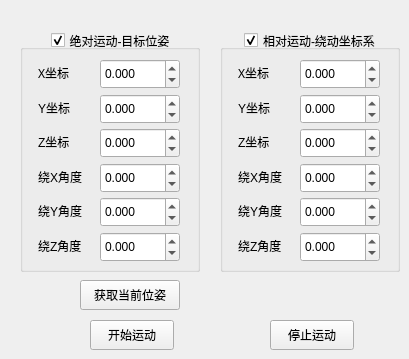
    <widget class="QWidget" name="tab_multiAxis">
     <attribute name="title">
      <string>多轴运动-联动</string>
     </attribute>
     <widget class="QGroupBox" name="groupBox_14">
      <property name="geometry">
       <rect>
        <x>20</x>
        <y>30</y>
        <width>180</width>
        <height>242</height>
       </rect>
      </property>
      <property name="minimumSize">
       <size>
        <width>180</width>
        <height>0</height>
       </size>
      </property>
      <property name="maximumSize">
       <size>
        <width>180</width>
        <height>16777215</height>
       </size>
      </property>
      <property name="title">
       <string>绝对运动-目标位姿</string>
      </property>
      <property name="alignment">
       <set>Qt::AlignCenter</set>
      </property>
      <property name="checkable">
       <bool>true</bool>
      </property>
      <layout class="QGridLayout" name="gridLayout_10">
       <item row="0" column="0">
        <widget class="QLabel" name="label_16">
         <property name="minimumSize">
          <size>
           <width>50</width>
           <height>20</height>
          </size>
         </property>
         <property name="maximumSize">
          <size>
           <width>50</width>
           <height>20</height>
          </size>
         </property>
         <property name="font">
          <font>
           <family>Adobe Devanagari</family>
           <pointsize>9</pointsize>
          </font>
         </property>
         <property name="text">
          <string>X坐标</string>
         </property>
        </widget>
       </item>
       <item row="0" column="1">
        <widget class="QDoubleSpinBox" name="xAbsTarPos1">
         <property name="minimumSize">
          <size>
           <width>80</width>
           <height>30</height>
          </size>
         </property>
         <property name="maximumSize">
          <size>
           <width>80</width>
           <height>30</height>
          </size>
         </property>
         <property name="decimals">
          <number>3</number>
         </property>
         <property name="minimum">
          <double>-1000.000000000000000</double>
         </property>
         <property name="maximum">
          <double>1000.000000000000000</double>
         </property>
        </widget>
       </item>
       <item row="1" column="0">
        <widget class="QLabel" name="label_20">
         <property name="minimumSize">
          <size>
           <width>50</width>
           <height>20</height>
          </size>
         </property>
         <property name="maximumSize">
          <size>
           <width>50</width>
           <height>20</height>
          </size>
         </property>
         <property name="text">
          <string>Y坐标</string>
         </property>
        </widget>
       </item>
       <item row="1" column="1">
        <widget class="QDoubleSpinBox" name="yAbsTarPos2">
         <property name="minimumSize">
          <size>
           <width>80</width>
           <height>30</height>
          </size>
         </property>
         <property name="maximumSize">
          <size>
           <width>80</width>
           <height>30</height>
          </size>
         </property>
         <property name="decimals">
          <number>3</number>
         </property>
         <property name="minimum">
          <double>-1000.000000000000000</double>
         </property>
         <property name="maximum">
          <double>1000.000000000000000</double>
         </property>
        </widget>
       </item>
       <item row="2" column="0">
        <widget class="QLabel" name="label_19">
         <property name="minimumSize">
          <size>
           <width>50</width>
           <height>20</height>
          </size>
         </property>
         <property name="maximumSize">
          <size>
           <width>50</width>
           <height>20</height>
          </size>
         </property>
         <property name="text">
          <string>Z坐标</string>
         </property>
        </widget>
       </item>
       <item row="2" column="1">
        <widget class="QDoubleSpinBox" name="zAbsTarPos3">
         <property name="minimumSize">
          <size>
           <width>80</width>
           <height>30</height>
          </size>
         </property>
         <property name="maximumSize">
          <size>
           <width>80</width>
           <height>30</height>
          </size>
         </property>
         <property name="decimals">
          <number>3</number>
         </property>
         <property name="minimum">
          <double>-1000.000000000000000</double>
         </property>
         <property name="maximum">
          <double>1000.000000000000000</double>
         </property>
        </widget>
       </item>
       <item row="3" column="0">
        <widget class="QLabel" name="label_17">
         <property name="minimumSize">
          <size>
           <width>50</width>
           <height>20</height>
          </size>
         </property>
         <property name="maximumSize">
          <size>
           <width>50</width>
           <height>20</height>
          </size>
         </property>
         <property name="text">
          <string>绕X角度</string>
         </property>
        </widget>
       </item>
       <item row="3" column="1">
        <widget class="QDoubleSpinBox" name="aAbsTarPos4">
         <property name="minimumSize">
          <size>
           <width>80</width>
           <height>30</height>
          </size>
         </property>
         <property name="maximumSize">
          <size>
           <width>80</width>
           <height>30</height>
          </size>
         </property>
         <property name="decimals">
          <number>3</number>
         </property>
         <property name="minimum">
          <double>-1000.000000000000000</double>
         </property>
         <property name="maximum">
          <double>1000.000000000000000</double>
         </property>
        </widget>
       </item>
       <item row="4" column="0">
        <widget class="QLabel" name="label_21">
         <property name="minimumSize">
          <size>
           <width>50</width>
           <height>20</height>
          </size>
         </property>
         <property name="maximumSize">
          <size>
           <width>50</width>
           <height>20</height>
          </size>
         </property>
         <property name="text">
          <string>绕Y角度</string>
         </property>
        </widget>
       </item>
       <item row="4" column="1">
        <widget class="QDoubleSpinBox" name="bAbsTarPos5">
         <property name="minimumSize">
          <size>
           <width>80</width>
           <height>30</height>
          </size>
         </property>
         <property name="maximumSize">
          <size>
           <width>80</width>
           <height>30</height>
          </size>
         </property>
         <property name="decimals">
          <number>3</number>
         </property>
         <property name="minimum">
          <double>-1000.000000000000000</double>
         </property>
         <property name="maximum">
          <double>1000.000000000000000</double>
         </property>
        </widget>
       </item>
       <item row="5" column="0">
        <widget class="QLabel" name="label_18">
         <property name="minimumSize">
          <size>
           <width>50</width>
           <height>20</height>
          </size>
         </property>
         <property name="maximumSize">
          <size>
           <width>50</width>
           <height>20</height>
          </size>
         </property>
         <property name="text">
          <string>绕Z角度</string>
         </property>
        </widget>
       </item>
       <item row="5" column="1">
        <widget class="QDoubleSpinBox" name="cAbsTarPos6">
         <property name="minimumSize">
          <size>
           <width>80</width>
           <height>30</height>
          </size>
         </property>
         <property name="maximumSize">
          <size>
           <width>80</width>
           <height>30</height>
          </size>
         </property>
         <property name="decimals">
          <number>3</number>
         </property>
         <property name="minimum">
          <double>-1000.000000000000000</double>
         </property>
         <property name="maximum">
          <double>1000.000000000000000</double>
         </property>
        </widget>
       </item>
      </layout>
     </widget>
     <widget class="QGroupBox" name="groupBox_15">
      <property name="geometry">
       <rect>
        <x>220</x>
        <y>30</y>
        <width>180</width>
        <height>242</height>
       </rect>
      </property>
      <property name="minimumSize">
       <size>
        <width>180</width>
        <height>0</height>
       </size>
      </property>
      <property name="maximumSize">
       <size>
        <width>180</width>
        <height>16777215</height>
       </size>
      </property>
      <property name="title">
       <string>相对运动-绕动坐标系</string>
      </property>
      <property name="alignment">
       <set>Qt::AlignCenter</set>
      </property>
      <property name="checkable">
       <bool>true</bool>
      </property>
      <layout class="QGridLayout" name="gridLayout_11">
       <item row="0" column="0">
        <widget class="QLabel" name="label_22">
         <property name="minimumSize">
          <size>
           <width>50</width>
           <height>20</height>
          </size>
         </property>
         <property name="maximumSize">
          <size>
           <width>50</width>
           <height>20</height>
          </size>
         </property>
         <property name="font">
          <font>
           <family>Adobe Devanagari</family>
           <pointsize>9</pointsize>
          </font>
         </property>
         <property name="text">
          <string>X坐标</string>
         </property>
        </widget>
       </item>
       <item row="0" column="1">
        <widget class="QDoubleSpinBox" name="xRelTarPos">
         <property name="minimumSize">
          <size>
           <width>80</width>
           <height>30</height>
          </size>
         </property>
         <property name="maximumSize">
          <size>
           <width>80</width>
           <height>30</height>
          </size>
         </property>
         <property name="decimals">
          <number>3</number>
         </property>
         <property name="minimum">
          <double>-1000.000000000000000</double>
         </property>
         <property name="maximum">
          <double>1000.000000000000000</double>
         </property>
        </widget>
       </item>
       <item row="1" column="0">
        <widget class="QLabel" name="label_24">
         <property name="minimumSize">
          <size>
           <width>50</width>
           <height>20</height>
          </size>
         </property>
         <property name="maximumSize">
          <size>
           <width>50</width>
           <height>20</height>
          </size>
         </property>
         <property name="text">
          <string>Y坐标</string>
         </property>
        </widget>
       </item>
       <item row="1" column="1">
        <widget class="QDoubleSpinBox" name="yRelTarPos">
         <property name="minimumSize">
          <size>
           <width>80</width>
           <height>30</height>
          </size>
         </property>
         <property name="maximumSize">
          <size>
           <width>80</width>
           <height>30</height>
          </size>
         </property>
         <property name="decimals">
          <number>3</number>
         </property>
         <property name="minimum">
          <double>-1000.000000000000000</double>
         </property>
         <property name="maximum">
          <double>1000.000000000000000</double>
         </property>
        </widget>
       </item>
       <item row="2" column="0">
        <widget class="QLabel" name="label_34">
         <property name="minimumSize">
          <size>
           <width>50</width>
           <height>20</height>
          </size>
         </property>
         <property name="maximumSize">
          <size>
           <width>50</width>
           <height>20</height>
          </size>
         </property>
         <property name="text">
          <string>Z坐标</string>
         </property>
        </widget>
       </item>
       <item row="2" column="1">
        <widget class="QDoubleSpinBox" name="zRelTarPos">
         <property name="minimumSize">
          <size>
           <width>80</width>
           <height>30</height>
          </size>
         </property>
         <property name="maximumSize">
          <size>
           <width>80</width>
           <height>30</height>
          </size>
         </property>
         <property name="decimals">
          <number>3</number>
         </property>
         <property name="minimum">
          <double>-1000.000000000000000</double>
         </property>
         <property name="maximum">
          <double>1000.000000000000000</double>
         </property>
        </widget>
       </item>
       <item row="3" column="0">
        <widget class="QLabel" name="label_23">
         <property name="minimumSize">
          <size>
           <width>50</width>
           <height>20</height>
          </size>
         </property>
         <property name="maximumSize">
          <size>
           <width>50</width>
           <height>20</height>
          </size>
         </property>
         <property name="text">
          <string>绕X角度</string>
         </property>
        </widget>
       </item>
       <item row="3" column="1">
        <widget class="QDoubleSpinBox" name="aRelTarPos">
         <property name="minimumSize">
          <size>
           <width>80</width>
           <height>30</height>
          </size>
         </property>
         <property name="maximumSize">
          <size>
           <width>80</width>
           <height>30</height>
          </size>
         </property>
         <property name="decimals">
          <number>3</number>
         </property>
         <property name="minimum">
          <double>-1000.000000000000000</double>
         </property>
         <property name="maximum">
          <double>1000.000000000000000</double>
         </property>
        </widget>
       </item>
       <item row="4" column="0">
        <widget class="QLabel" name="label_32">
         <property name="minimumSize">
          <size>
           <width>50</width>
           <height>20</height>
          </size>
         </property>
         <property name="maximumSize">
          <size>
           <width>50</width>
           <height>20</height>
          </size>
         </property>
         <property name="text">
          <string>绕Y角度</string>
         </property>
        </widget>
       </item>
       <item row="4" column="1">
        <widget class="QDoubleSpinBox" name="bRelTarPos">
         <property name="minimumSize">
          <size>
           <width>80</width>
           <height>30</height>
          </size>
         </property>
         <property name="maximumSize">
          <size>
           <width>80</width>
           <height>30</height>
          </size>
         </property>
         <property name="decimals">
          <number>3</number>
         </property>
         <property name="minimum">
          <double>-1000.000000000000000</double>
         </property>
         <property name="maximum">
          <double>1000.000000000000000</double>
         </property>
        </widget>
       </item>
       <item row="5" column="0">
        <widget class="QLabel" name="label_33">
         <property name="minimumSize">
          <size>
           <width>50</width>
           <height>20</height>
          </size>
         </property>
         <property name="maximumSize">
          <size>
           <width>50</width>
           <height>20</height>
          </size>
         </property>
         <property name="text">
          <string>绕Z角度</string>
         </property>
        </widget>
       </item>
       <item row="5" column="1">
        <widget class="QDoubleSpinBox" name="cRelTarPos">
         <property name="minimumSize">
          <size>
           <width>80</width>
           <height>30</height>
          </size>
         </property>
         <property name="maximumSize">
          <size>
           <width>80</width>
           <height>30</height>
          </size>
         </property>
         <property name="decimals">
          <number>3</number>
         </property>
         <property name="minimum">
          <double>-1000.000000000000000</double>
         </property>
         <property name="maximum">
          <double>1000.000000000000000</double>
         </property>
        </widget>
       </item>
      </layout>
     </widget>
     <widget class="QPushButton" name="startMoveBtn">
      <property name="geometry">
       <rect>
        <x>90</x>
        <y>320</y>
        <width>84</width>
        <height>30</height>
       </rect>
      </property>
      <property name="minimumSize">
       <size>
        <width>0</width>
        <height>30</height>
       </size>
      </property>
      <property name="maximumSize">
       <size>
        <width>16777215</width>
        <height>30</height>
       </size>
      </property>
      <property name="text">
       <string>开始运动</string>
      </property>
     </widget>
     <widget class="QPushButton" name="stopMoveBtn">
      <property name="geometry">
       <rect>
        <x>270</x>
        <y>320</y>
        <width>84</width>
        <height>30</height>
       </rect>
      </property>
      <property name="minimumSize">
       <size>
        <width>0</width>
        <height>30</height>
       </size>
      </property>
      <property name="maximumSize">
       <size>
        <width>16777215</width>
        <height>30</height>
       </size>
      </property>
      <property name="text">
       <string>停止运动</string>
      </property>
     </widget>
     <widget class="QPushButton" name="getRealTimePosBtn">
      <property name="geometry">
       <rect>
        <x>80</x>
        <y>280</y>
        <width>100</width>
        <height>30</height>
       </rect>
      </property>
      <property name="minimumSize">
       <size>
        <width>0</width>
        <height>30</height>
       </size>
      </property>
      <property name="maximumSize">
       <size>
        <width>16777215</width>
        <height>30</height>
       </size>
      </property>
      <property name="text">
       <string>获取当前位姿</string>
      </property>
     </widget>
    </widget>
